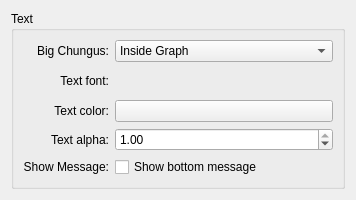
<?xml version="1.0" encoding="UTF-8"?>
<ui version="4.0">
 <class>KWin::ShowFpsEffectConfigForm</class>
 <widget class="QWidget" name="KWin::ShowFpsEffectConfigForm">
  <property name="geometry">
   <rect>
    <x>0</x>
    <y>0</y>
    <width>356</width>
    <height>200</height>
   </rect>
  </property>
  <layout class="QVBoxLayout">
   <item>
    <widget class="QGroupBox" name="groupBox">
     <property name="title">
      <string>Text</string>
     </property>
     <layout class="QGridLayout" name="gridLayout">
      <item row="0" column="0">
       <widget class="QLabel" name="label">
        <property name="text">
         <string>Big Chungus:</string>
        </property>
        <property name="alignment">
         <set>Qt::AlignRight|Qt::AlignTrailing|Qt::AlignVCenter</set>
        </property>
        <property name="buddy">
         <cstring>kcfg_TextPosition</cstring>
        </property>
       </widget>
      </item>
      <item row="0" column="1">
       <widget class="KComboBox" name="kcfg_TextPosition">
        <property name="sizePolicy">
         <sizepolicy hsizetype="Expanding" vsizetype="Fixed">
          <horstretch>0</horstretch>
          <verstretch>0</verstretch>
         </sizepolicy>
        </property>
        <item>
         <property name="text">
          <string>Inside Graph</string>
         </property>
        </item>
        <item>
         <property name="text">
          <string>Nowhere</string>
         </property>
        </item>
        <item>
         <property name="text">
          <string>Top Left</string>
         </property>
        </item>
        <item>
         <property name="text">
          <string>Top Right</string>
         </property>
        </item>
        <item>
         <property name="text">
          <string>Bottom Left</string>
         </property>
        </item>
        <item>
         <property name="text">
          <string>Bottom Right</string>
         </property>
        </item>
       </widget>
      </item>
      <item row="1" column="0">
       <widget class="QLabel" name="label_2">
        <property name="text">
         <string>Text font:</string>
        </property>
        <property name="alignment">
         <set>Qt::AlignRight|Qt::AlignTrailing|Qt::AlignVCenter</set>
        </property>
       </widget>
      </item>
      <item row="1" column="1">
       <widget class="KFontRequester" name="kcfg_TextFont">
        <property name="sizePolicy">
         <sizepolicy hsizetype="Expanding" vsizetype="Preferred">
          <horstretch>0</horstretch>
          <verstretch>0</verstretch>
         </sizepolicy>
        </property>
       </widget>
      </item>
      <item row="2" column="0">
       <widget class="QLabel" name="label_3">
        <property name="text">
         <string>Text color:</string>
        </property>
        <property name="alignment">
         <set>Qt::AlignRight|Qt::AlignTrailing|Qt::AlignVCenter</set>
        </property>
        <property name="buddy">
         <cstring>kcfg_TextColor</cstring>
        </property>
       </widget>
      </item>
      <item row="2" column="1">
       <widget class="KColorButton" name="kcfg_TextColor">
        <property name="sizePolicy">
         <sizepolicy hsizetype="Expanding" vsizetype="Fixed">
          <horstretch>0</horstretch>
          <verstretch>0</verstretch>
         </sizepolicy>
        </property>
       </widget>
      </item>
      <item row="3" column="0">
       <widget class="QLabel" name="label_4">
        <property name="text">
         <string>Text alpha:</string>
        </property>
        <property name="alignment">
         <set>Qt::AlignRight|Qt::AlignTrailing|Qt::AlignVCenter</set>
        </property>
        <property name="buddy">
         <cstring>kcfg_TextAlpha</cstring>
        </property>
       </widget>
      </item>
      <item row="3" column="1">
       <widget class="QDoubleSpinBox" name="kcfg_TextAlpha">
        <property name="sizePolicy">
         <sizepolicy hsizetype="Expanding" vsizetype="Fixed">
          <horstretch>0</horstretch>
          <verstretch>0</verstretch>
         </sizepolicy>
        </property>
        <property name="decimals">
         <number>2</number>
        </property>
        <property name="maximum">
         <double>1.000000000000000</double>
        </property>
        <property name="singleStep">
         <double>0.100000000000000</double>
        </property>
        <property name="value">
         <double>1.000000000000000</double>
        </property>
       </widget>
      </item>
      <item row="4" column="0">
       <widget class="QLabel" name="label_4">
        <property name="text">
         <string>Show Message:</string>
        </property>
        <property name="alignment">
         <set>Qt::AlignRight|Qt::AlignTrailing|Qt::AlignVCenter</set>
        </property>
        <property name="buddy">
         <cstring>kcfg_ShowNoBenchmark</cstring>
        </property>
       </widget>
      </item>
      <item row="4" column="1">
        <widget class="QCheckBox" name="kcfg_ShowNoBenchmark">
        <property name="text">
            <string>Show bottom message</string>
        </property>
        </widget>
      </item>
     </layout>
    </widget>
   </item>
  </layout>
 </widget>
 <customwidgets>
  <customwidget>
   <class>KColorButton</class>
   <extends>QPushButton</extends>
   <header>kcolorbutton.h</header>
  </customwidget>
  <customwidget>
   <class>KFontRequester</class>
   <extends>QWidget</extends>
   <header>kfontrequester.h</header>
  </customwidget>
  <customwidget>
   <class>KComboBox</class>
   <extends>QComboBox</extends>
   <header>kcombobox.h</header>
  </customwidget>
 </customwidgets>
 <resources/>
 <connections/>
</ui>
